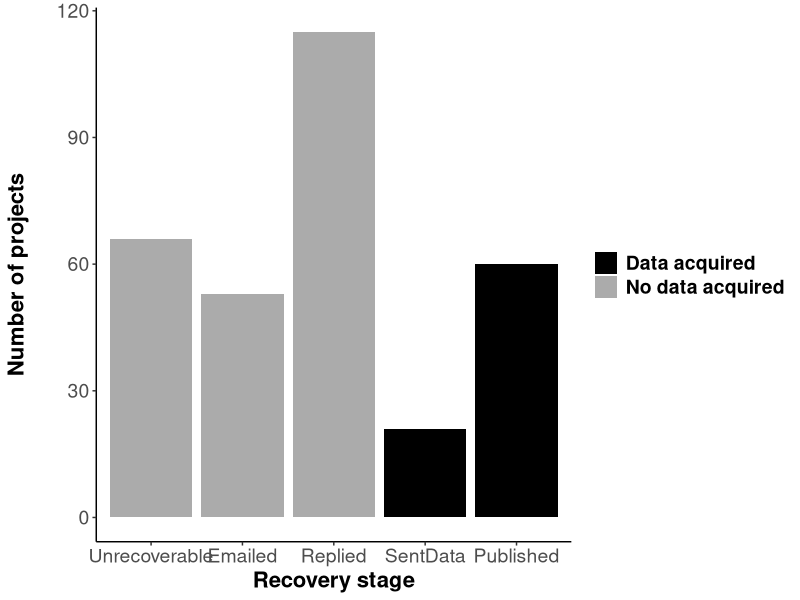
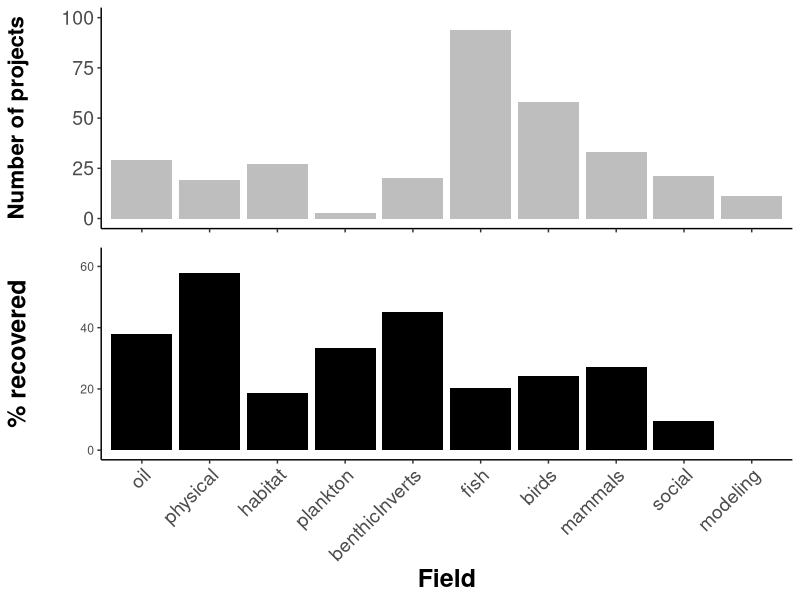
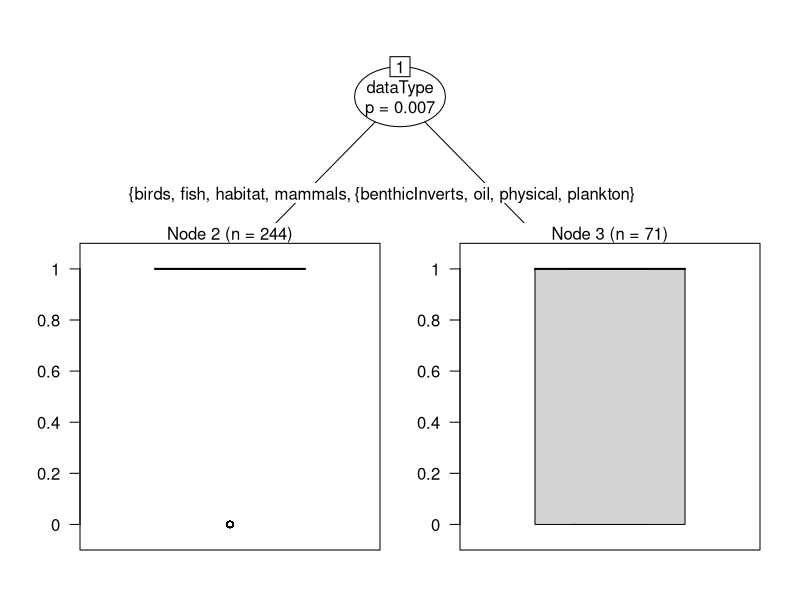
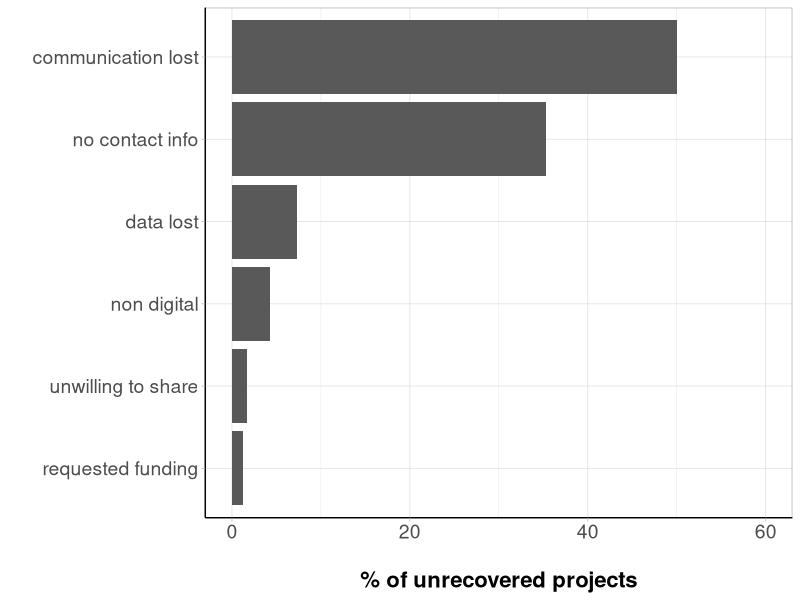
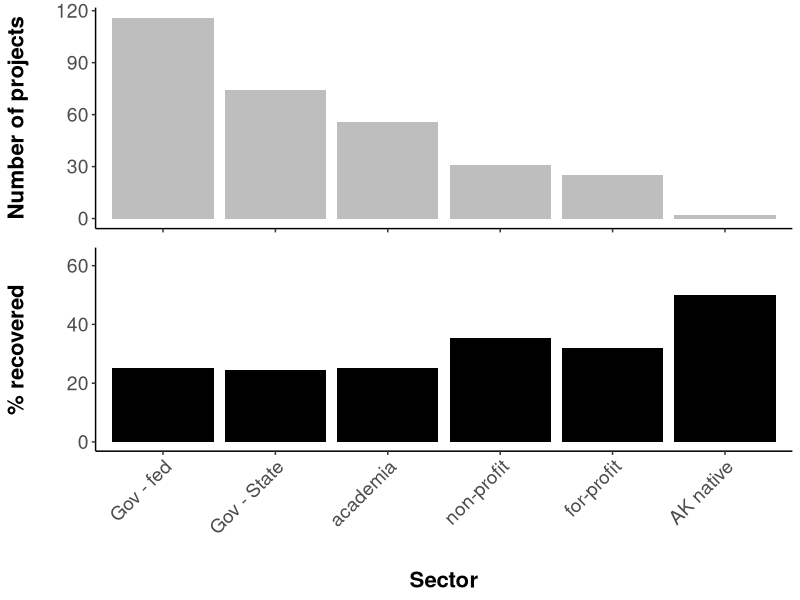
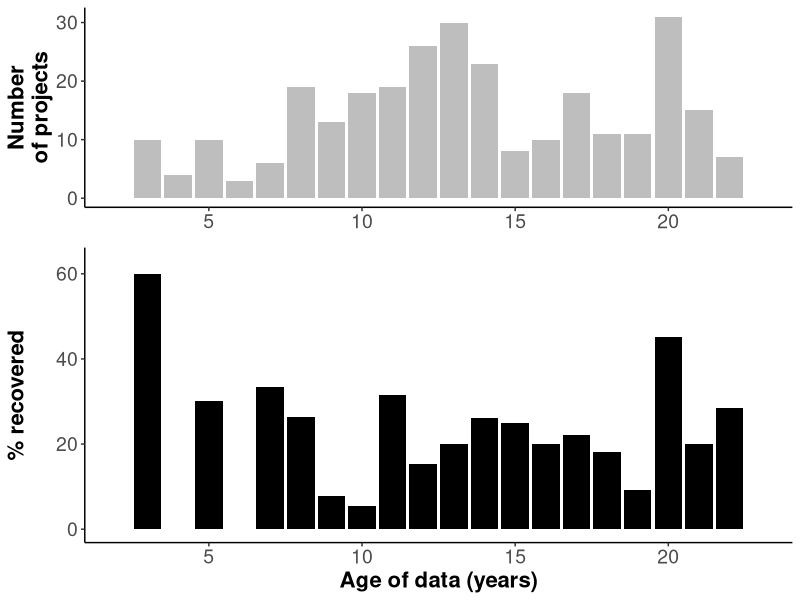
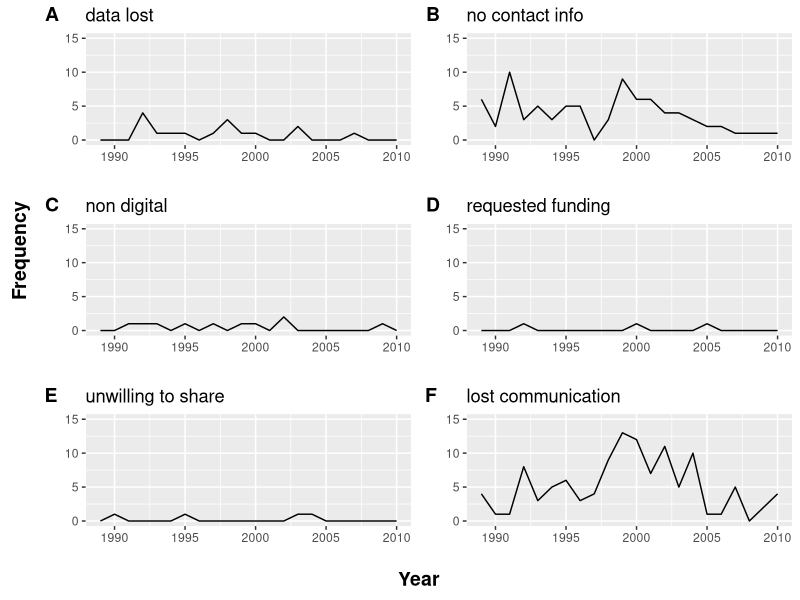

R code for these plots, in order:
## ---- chunk 1

library(knitr)
library(dplyr)
library(readr)
library(ggplot2)
library(reshape2)
library(grid)
library(gridExtra)
library(gtable)
library(cowplot)
library(party)

rslt=read.csv('data/evosArchResults.csv',header=T,stringsAsFactors=F)
rslt[rslt$Status=='published','Status']<-'Published'

rslt$succ=ifelse(rslt$Status %in% c('Published','SentData','Revised'),0,1) # success=0, not successful=1....why?
rslt$statSucc=ifelse(rslt$Status %in% c('Published','SentData','Revised'),1,2) # 1 = success, 2 = not successful

agDes=read.csv('data/ecoInfoAgencyDesig.csv',header=T,stringsAsFactors=T,col.names=c('agency','agGrp','agSubGrp'))
agDes$agGrp=gsub('nonProf','private',agDes$agGrp)

rslt2=merge(rslt,agDes,all.x=T)
rslt2=rslt2 %>%
  filter(!end>2010) 

rslt2$dataType<-gsub("biological-",'',rslt2$dataType)
## ---- chunk 2

overall=table(rslt2$Status)
overallLong=melt(overall)
colnames(overallLong)=c('Status','nDatasets')
overall2=overallLong %>%
  mutate(prop=nDatasets/sum(nDatasets))

possible=overallLong %>%
  filter(!Status=='Unrecoverable') %>%
  mutate(prop=nDatasets/sum(nDatasets))

statusOrd=c('Unrecoverable','Emailed','Replied','SentData','Revised','Published')
#rslt2$Status=as.factor(rslt2$Status,levels=statusOrd,ordered=T)
statGrey=c('Unrecoverable'='gray67',
             'Emailed'='gray67',
             'Replied'='gray67',
             'SentData'='black',
             'Revised'='black',
             'Published'='black')

stSuccCols=c("2"='gray67',"1"="black")

statPlot=ggplot()+
  geom_bar(data=rslt2,
                 aes(x=factor(Status,levels=statusOrd,ordered=T),fill=factor(statSucc)))+
  scale_fill_manual(name="Data obtained?",
                    breaks=c("1","2"),
                    values=stSuccCols,
                    labels=c("Data acquired", "No data acquired"))+
  theme(legend.title=element_blank())+
  theme(panel.grid.major = element_blank(),
        panel.grid.minor = element_blank(),
        panel.border = element_blank(),
        panel.background = element_blank())+
  xlab("Recovery stage")+
  ylab('Number of projects\n')+
  theme(axis.text=element_text(size=14),
        title=element_text(size=16,face="bold"),
        legend.text = element_text(size = 14, face = "bold"))+
  theme(axis.line.x = element_line(color="black"),
        axis.line.y = element_line(color="black"))

statPlot

## ---- chunk 3

catYN=as.data.frame(table(rslt2$dataType,rslt2$succ))
colnames(catYN)=c('category','succ','nDatasets')

fldYN=catYN %>%
  group_by(category) %>%
  mutate(grpTots=sum(nDatasets)) %>%
  mutate(prop=nDatasets/grpTots)

fldYN$category=factor(fldYN$category,levels=c("oil","physical","habitat",'plankton','benthicInverts','fish','birds','mammals',"social","modeling"))

##### all fields

fieldNDs=ggplot(fldYN[fldYN$succ==0,],aes(x=category,y=grpTots))+
  geom_bar(stat = "identity",fill="grey")+
  theme(axis.line=element_line('black'),
        panel.grid.major = element_blank(),
        panel.grid.minor = element_blank(),
        panel.border = element_blank(),
        panel.background = element_blank())+
  theme(axis.text.x = element_blank(),
        axis.title.x = element_blank())+
  ylim(0,100)+
  ylab('Number of projects\n')+
  theme(axis.text=element_text(size=14),
        title=element_text(size=16,face="bold"))+
  theme(axis.line.x = element_line(color="black"),
        axis.line.y = element_line(color="black"))
  
fieldPerc=ggplot(fldYN[fldYN$succ==0,],aes(x=category,y=(prop*100)))+
  geom_bar(stat = "identity",fill="black")+
  scale_x_discrete(labels=c("oil","physical","habitat",'plankton','benthicInverts','fish','birds','mammals',"social","modeling"))+
  theme(axis.line=element_line('black'),
        panel.grid.major = element_blank(),
        panel.grid.minor = element_blank(),
        panel.border = element_blank(),
        panel.background = element_blank(),
        axis.text.x = element_text(angle=45,size = 14,vjust = 1,hjust = 1))+
  xlab('Field')+
  ylab('% recovered\n')+
  ylim(0,63)+
  theme(title=element_text(size=18,face="bold"),
        axis.line.x = element_line(color="black"),
        axis.line.y = element_line(color="black"))


plot_grid(fieldNDs,fieldPerc, ncol = 1, rel_heights=c(1,1.5),align="v")

## ---- chunk 4
rslt2$dataType<-factor(rslt2$dataType)
partreeBio<-ctree(succ~agSubGrp+end+dataType,data=rslt2)

plot(partreeBio)
## ---- chunk 5
reas=rslt2 %>%
  filter(Status=='Unrecoverable') %>%
  filter(!reason=="no data generated") %>%
  filter(!reason=="data uvailable") %>%
  select(Status,reason)
reasTab=as.data.frame(table(reas$reason))
colnames(reasTab)=c('reason','nDatasets')

## add in status = 'emailed' to 'no contact info' & status = "replied" to unwilling to share? ...discuss with group

reasTab[reasTab$reason=='no contact info',"nDatasets"] <- (reasTab[reasTab$reason=='no contact info',"nDatasets"] + length(rslt2[rslt2$Status=='Emailed','Status'])) 

levels(reasTab$reason)=c(levels(reasTab$reason),'communication lost')

reasTab[6,]<-c('communication lost', length(rslt2[rslt2$Status=='Replied','Status'])+1)# +1 for one of the 'data unavailable' datasets, add the other to "data lost"
reasTab[1,2]<-as.numeric(as.character(reasTab[reasTab$reason=="data lost","nDatasets"]))+1

reasTab<-arrange(reasTab,as.numeric(nDatasets))
reasTab$reason<-factor(reasTab$reason,levels = reasTab$reason,ordered = T)

reasTot=sum(as.numeric(reasTab$nDatasets))
reasTab$perc=as.numeric(reasTab$nDatasets)/reasTot

whyNot<-ggplot(reasTab,aes(x=reason,y=as.numeric(perc)*100))+
  geom_bar(stat = "identity")+
  coord_flip()+
  #scale_x_discrete(breaks = seq(0,60,by=10), labels=seq(0,60,by=10)) +
  theme(axis.line=element_line('black'),
        panel.grid.major = element_blank(),
        panel.grid.minor = element_blank(),
        panel.border = element_blank(),
        panel.background = element_blank())+
  theme_light()+
  ylim(0,60)+
  xlab('')+
  ylab('\n% of unrecovered projects')+
  #ggtitle('Why are data not recovered?')+
  theme(axis.text=element_text(size=14),
        title=element_text(size=16,face="bold"))+
  theme(axis.line.x = element_line(color="black"),
        axis.line.y = element_line(color="black")) ## *** add each n as text above bar
whyNot
## ---- chunk 6
secSubYN=as.data.frame(table(rslt2$agSubGrp,rslt2$succ))
colnames(secSubYN)=c('subSector','succ','nDatasets')

secSubYN2=secSubYN %>%
  group_by(subSector) %>%
  mutate(grpTots=sum(nDatasets)) %>%
  mutate(prop=nDatasets/grpTots)
secSubYN2$subSector=factor(secSubYN2$subSector,levels=c("gov_fed","gov_state","academia","nonProf","private","tribe"),ordered = T)

subSecNds=ggplot(secSubYN2,aes(x=subSector,y=nDatasets))+
  geom_bar(stat = "identity",fill="grey")+
  theme(axis.line=element_line('black'),
        panel.grid.major = element_blank(),
        panel.grid.minor = element_blank(),
        panel.border = element_blank(),
        panel.background = element_blank())+
  theme(axis.text.x = element_blank(),
        axis.title.x = element_blank())+
  ylab('Number of projects\n')+
  theme(axis.text=element_text(size=14),
        title=element_text(size=16,face="bold"))+
  theme(axis.line.x = element_line(color="black"),
        axis.line.y = element_line(color="black"))

subSecPerc=ggplot(secSubYN2[secSubYN2$succ==0,],aes(x=subSector,y=as.numeric(prop*100)))+
  geom_bar(stat = "identity",fill="black")+
  scale_x_discrete(breaks=levels(secSubYN2$subSector),
                   labels=c("Gov - fed","Gov - State","academia","non-profit","for-profit","AK native"))+
  theme(axis.line=element_line('black'),
        panel.grid.major = element_blank(),
        panel.grid.minor = element_blank(),
        panel.border = element_blank(),
        panel.background = element_blank(),
        axis.text.x = element_text(angle=45,size = 14,vjust = 1,hjust = 1))+
  xlab('\nSector')+
  ylab('% recovered\n')+
  ylim(0,63)+
  #ggtitle('Percent success by research sector type')+
  theme(axis.text=element_text(size=14),
        title=element_text(size=16,face="bold"))+
  theme(axis.line.x = element_line(color="black"),
        axis.line.y = element_line(color="black"))
  # annotate("text", x = 1, y=secSubYN2$prop[[2]]*100+3, label = as.character(secSubYN2[secSubYN2$subSector=="gov_fed" & secSubYN2$succ==0,"grpTots"]))+
  # annotate("text", x = 2, y=secSubYN2$prop[[3]]*100+3, label = as.character(secSubYN2[secSubYN2$subSector=="gov_state" & secSubYN2$succ==0,"grpTots"]))+
  # annotate("text", x = 3, y=secSubYN2$prop[[1]]*100+3, label = as.character(secSubYN2[secSubYN2$subSector=="academia" & secSubYN2$succ==0,"grpTots"]))+
  # annotate("text", x = 4, y=secSubYN2$prop[[4]]*100+3, label = as.character(secSubYN2[secSubYN2$subSector=="nonProf" & secSubYN2$succ==0,"grpTots"]))+
  # annotate("text", x = 5, y=secSubYN2$prop[[5]]*100+3, label = as.character(secSubYN2[secSubYN2$subSector=="private" & secSubYN2$succ==0,"grpTots"]))+
  # annotate("text", x = 6, y=secSubYN2$prop[[6]]*100+3, label = as.character(secSubYN2[secSubYN2$subSector=="tribe" & secSubYN2$succ==0,"grpTots"]))

# grid.arrange(subSecNds, subSecPerc, ncol = 1, heights=c(1,1.75))
plot_grid(subSecNds, subSecPerc, ncol = 1, rel_heights=c(1,1.5),align="v")

## ---- chunk 7

rslt2$succ<-ifelse(rslt2$Status %in% c('Unrecoverable','Emailed','Replied'),1,0)

endYr=rslt2 %>%
  filter(!end<1989) %>%
  filter(!end>2010) %>%
  select(succ,end)

endYrs=as.data.frame(table(endYr$end,endYr$succ))
colnames(endYrs)=c('year','succ','freq')
endYrs<- mutate(endYrs,since=(2012-as.numeric(paste(endYrs$year))))

yrsPropEnd<-endYrs %>%
  group_by(as.character(year)) %>%
  mutate(yrSum=sum(freq)) %>%
  mutate(prop=freq/yrSum)

yrsNds=ggplot(yrsPropEnd[yrsPropEnd$succ==0,],aes(x=since,y=yrSum)) +
  geom_bar( stat="identity",fill="grey")+
  theme(axis.line=element_line('black'),
        panel.grid.major = element_blank(),
        panel.grid.minor = element_blank(),
        panel.border = element_blank(),
        panel.background = element_blank(),
        axis.title.y=element_text(color="black"),
        axis.title.x=element_blank())+
  xlim(min(endYrs$since),max(endYrs$since))+
  #ylim(0,100)+ 
  #xlab('Years since funding award')+
  ylab('Number\nof projects')+
  theme(legend.position="none",
        axis.text=element_text(size=14),
        title=element_text(size=16,face="bold"),
        axis.line.x = element_line(color="black"),
        axis.line.y = element_line(color="black"))


yrsPerc=ggplot(yrsPropEnd[yrsPropEnd$succ==0,],aes(x=since,y=as.numeric(prop*100)))+
  geom_bar(stat = "identity",fill="black")+
  xlim(min(endYrs$since),max(endYrs$since))+
  theme(axis.line=element_line('black'),
        panel.grid.major = element_blank(),
        panel.grid.minor = element_blank(),
        panel.border = element_blank(),
        panel.background = element_blank())+
  xlab('Age of data (years)')+
  ylab('% recovered\n')+
  ylim(0,63)+
  theme(axis.text=element_text(size=14),
        title=element_text(size=16,face="bold"))+
  theme(axis.line.x = element_line(color="black"),
        axis.line.y = element_line(color="black"))

# grid.arrange(yrsNds, yrsPerc, ncol = 1, heights=c(1,1.5))
plot_grid(yrsNds, yrsPerc, ncol = 1, rel_heights=c(1,1.5),align="v")
## ---- chunk 8
reas2a=rslt2 %>%
  #filter(!reason=="no data generated") %>%
  #filter(!reason=="data uvailable") %>%
  filter(Status %in% c('Unrecoverable',"Emailed","Replied")) %>%
  select(Status,reason,end,agSubGrp,dataType)
reas2a[reas2a$Status=="Emailed","reason"]<-"no contact info"
reas2a[reas2a$Status=="Replied","reason"]<-"lost communication"

reas2<-filter(reas2a,!reason %in% c("no data generated","data uvailable"))

reasYr=as.data.frame(with(reas2,table(reason,end)))

DL = ggplot(data=reasYr[reasYr$reason=="data lost",],aes(as.numeric(as.character((end))),Freq)) +
  geom_line() +
  ylim(0,15) +
  xlim(1989,2010) +
  xlab("") +
  ylab("")+
  ggtitle("data lost")

NCI = ggplot(data=reasYr[reasYr$reason=="no contact info",],aes(as.numeric(as.character((end))),Freq)) +
  geom_line() +
  ylim(0,15) +
  xlim(1989,2010) +
  xlab("") +
  ylab("")+
  ggtitle("no contact info")

ND = ggplot(data=reasYr[reasYr$reason=="non digital",],aes(as.numeric(as.character((end))),Freq)) +
  geom_line() +
  ylim(0,15) +
  xlim(1989,2010) +
  xlab("") +
  ylab("")+
  ggtitle("non digital")

RF = ggplot(data=reasYr[reasYr$reason=="requested funding",],aes(as.numeric(as.character((end))),Freq)) +
  geom_line() +
  ylim(0,15) +
  xlim(1989,2010) +
  xlab("") +
  ylab("") +
  ggtitle("requested funding")

US = ggplot(data=reasYr[reasYr$reason=="unwilling to share",],aes(as.numeric(as.character((end))),Freq)) +
  geom_line() +
  ylim(0,15) +
  xlim(1989,2010) +
  ylab("")+
  xlab("") +
  ggtitle("unwilling to share")

LC = ggplot(data=reasYr[reasYr$reason=="lost communication",],aes(as.numeric(as.character((end))),Freq)) +
  geom_line() +
  ylim(0,15) +
  xlab("") +
  ylab("")+
  ggtitle("lost communication")

yAxLab <- ggdraw() + draw_label("Frequency", fontface='bold',angle = 90,hjust=0)
xAxLab <- ggdraw() + draw_label("Year", fontface='bold',vjust=0)

pYr<-plot_grid(DL,NCI,ND,RF,US,LC,labels="AUTO", ncol = 2,align="v")
xPlot<-plot_grid(pYr,xAxLab,ncol=1,rel_heights = c(1,0.05))
plot_grid(yAxLab,xPlot,ncol=2,rel_widths = c(0.05,1))
